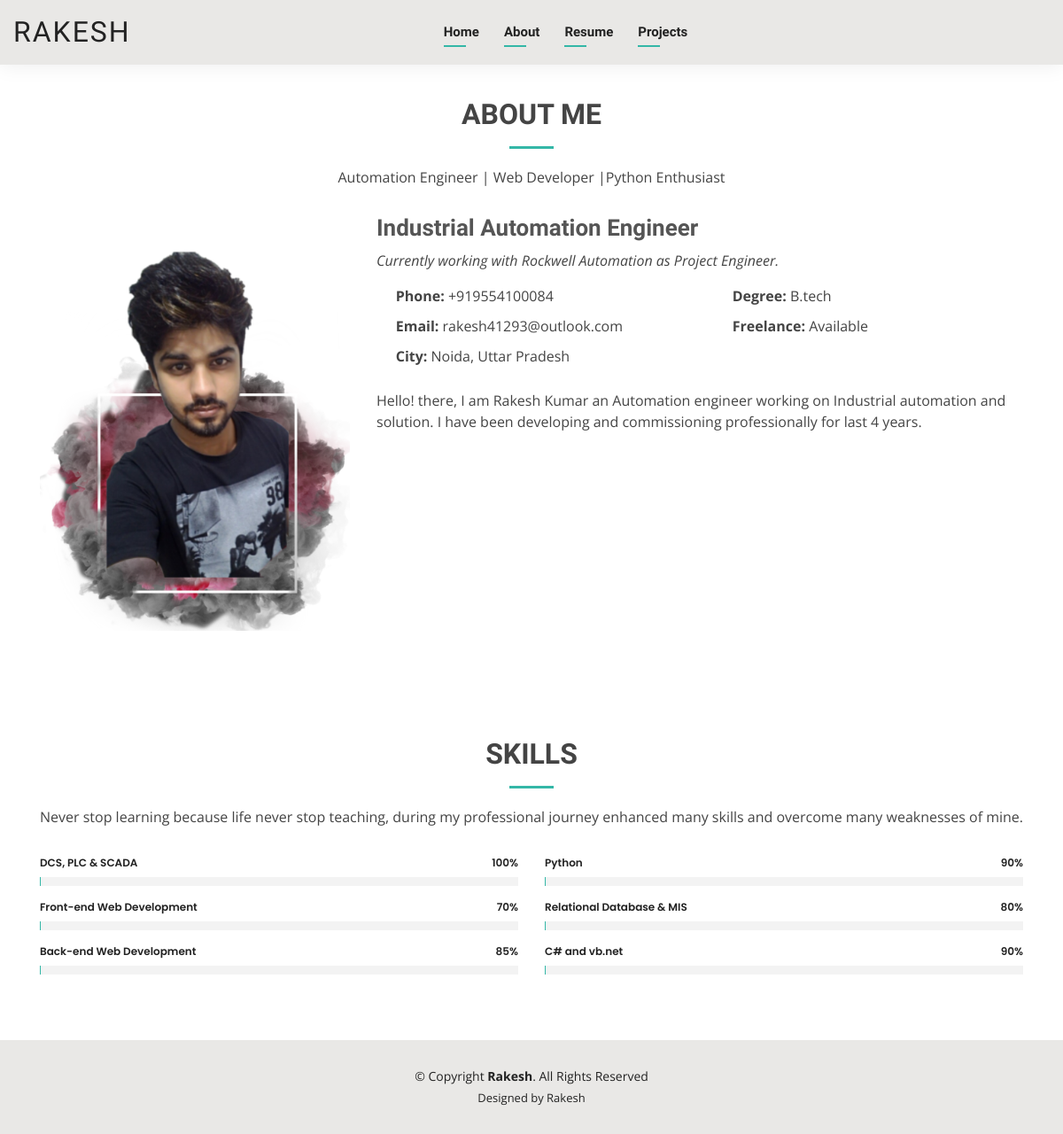
The page /about/ on the database its author committed.
### rakesh/models.py (models this page shows, shortened)
class MyResumeModel(models.Model):
    my_name = models.CharField(max_length=100, null=True, blank=True)
    about_headline = models.TextField(null=True, blank=True)
    current_profile = models.CharField(max_length=100, null=True, blank=True)
    current_profile_details = models.TextField(null=True, blank=True)
    my_age = models.CharField(max_length=100, null=True, blank=True)
    my_phone = models.CharField(max_length=100, null=True, blank=True)
    my_current_location = models.CharField(max_length=100, null=True, blank=True)
    degree = models.CharField(max_length=100, null=True, blank=True)
    email = models.CharField(max_length=100, null=True, blank=True)
    freelance = models.CharField(max_length=100, null=True, blank=True)
    about_myself = models.TextField(null=True, blank=True)
    skills_details = models.TextField(null=True, blank=True)
    skill1 = models.CharField(max_length=100, null=True, blank=True)
    skill1_percentage = models.CharField(max_length=100, null=True, blank=True)
    skill2 = models.CharField(max_length=100, null=True, blank=True)
    skill2_percentage = models.CharField(max_length=100, null=True, blank=True)
    skill3 = models.CharField(max_length=100, null=True, blank=True)
    skill3_percentage = models.CharField(max_length=100, null=True, blank=True)
    skill4 = models.CharField(max_length=100, null=True, blank=True)
    skill4_percentage = models.CharField(max_length=100, null=True, blank=True)
    skill5 = models.CharField(max_length=100, null=True, blank=True)
    skill5_percentage = models.CharField(max_length=100, null=True, blank=True)
    skill6 = models.CharField(max_length=100, null=True, blank=True)
    skill6_percentage = models.CharField(max_length=100, null=True, blank=True)
    resume_summary = models.TextField(null=True, blank=True)
    education1_name = models.CharField(max_length=100, null=True, blank=True)
    education1_year = models.CharField(max_length=100, null=True, blank=True)
    education1_univ_name = models.TextField(null=True, blank=True)
    education1_board = models.CharField(max_length=100, null=True, blank=True)
    education2_name = models.CharField(max_length=100, null=True, blank=True)
    education2_year = models.CharField(max_length=100, null=True, blank=True)
    education2_univ_name = models.TextField(null=True, blank=True)
    education2_board = models.CharField(max_length=100, null=True, blank=True)
    exp1_profile = models.CharField(max_length=100, null=True, blank=True)
    exp1_duration = models.CharField(max_length=100, null=True, blank=True)
    exp1_company = models.CharField(max_length=100, null=True, blank=True)
    exp1_role1 = models.TextField(null=True, blank=True)
    exp1_role2 = models.TextField(null=True, blank=True)
    exp1_role3 = models.TextField(null=True, blank=True)
    exp2_profile = models.CharField(max_length=100, null=True, blank=True)
    exp2_duration = models.CharField(max_length=100, null=True, blank=True)
    exp2_company = models.CharField(max_length=100, null=True, blank=True)
    exp2_role1 = models.TextField(null=True, blank=True)
    exp2_role2 = models.TextField(null=True, blank=True)
    exp2_role3 = models.TextField(null=True, blank=True)
    exp3_profile = models.CharField(max_length=100, null=True, blank=True)
    exp3_duration = models.CharField(max_length=100, null=True, blank=True)
    exp3_company = models.CharField(max_length=100, null=True, blank=True)
    exp3_role1 = models.TextField(null=True, blank=True)
    exp3_role2 = models.TextField(null=True, blank=True)
    exp3_role3 = models.TextField(null=True, blank=True)

### rakesh/views.py (the view)
# urls.py: path('about/', views.about_page, name='about'),
def about_page(request):
    web_content = MyResumeModel.objects.get(my_name='Rakesh Kumar')
    context = {'web_content': web_content}
    return render(request, 'rakesh/about.html', context)

### rakesh/templates/rakesh/about.html (shortened to what this page needs)
{% extends 'rakesh/layout.html' %}
{% load static %}
{% block body %}
<main id="main">
  <section id="about" class="about">
    <div class="container" data-aos="fade-up">
      <div class="section-title">
        <h2>About Me</h2>
        <p>{{ web_content.about_headline}}</p>
      </div>
      <div class="row">
        <div class="col-lg-4">
          <img src="{% static 'images/me111.png' %}" class="img-fluid" alt="">
        </div>
        <div class="col-lg-8 pt-4 pt-lg-0 content">
          <h3>{{ web_content.current_profile}}</h3>
          <p class="font-italic">
            {{ web_content.current_profile_details}}
          </p>
          <div class="row">
            <div class="col-lg-6">
              <ul>
                <li><i class="icofont-rounded-right"></i> <strong>Phone:</strong> {{ web_content.my_phone }}</li>
                <li><i class="icofont-rounded-right"></i> <strong>Email:</strong> {{ web_content.email}}</li>
                <li><i class="icofont-rounded-right"></i> <strong>City:</strong> {{ web_content.my_current_location}}</li>
              </ul>
            </div>
            <div class="col-lg-6">
              <ul>
                <li><i class="icofont-rounded-right"></i> <strong>Degree:</strong> {{ web_content.degree }}</li>
                <li><i class="icofont-rounded-right"></i> <strong>Freelance:</strong> {{ web_content.freelance }}</li>
              </ul>
            </div>
          </div>
          <p>
              {{ web_content.about_myself }}
          </p>
        </div>
      </div>
    </div>
  </section>
  <section id="skills" class="skills">
    <div class="container" data-aos="fade-up">
      <div class="section-title">
        <h2>Skills</h2>
        <p>{{ web_content.skills_details}}</p>
      </div>
      <div class="row skills-content">
        <div class="col-lg-6">
          <div class="progress">
            <span class="skill">{{ web_content.skill1}} <i class="val">{{ web_content.skill1_percentage}}%</i></span>
            <div class="progress-bar-wrap">
            </div>
          </div>
          <div class="progress">
            <span class="skill">{{ web_content.skill2}} <i class="val">{{ web_content.skill2_percentage}}%</i></span>
            <div class="progress-bar-wrap">
            </div>
          </div>
          <div class="progress">
            <span class="skill">{{ web_content.skill3}}<i class="val">{{ web_content.skill3_percentage}}%</i></span>
            <div class="progress-bar-wrap">
            </div>
          </div>
        </div>
        <div class="col-lg-6">
          <div class="progress">
            <span class="skill">{{ web_content.skill4}} <i class="val">{{ web_content.skill4_percentage}}%</i></span>
            <div class="progress-bar-wrap">
            </div>
          </div>
          <div class="progress">
            <span class="skill">{{ web_content.skill5}}<i class="val">{{ web_content.skill5_percentage}}%</i></span>
            <div class="progress-bar-wrap">
            </div>
          </div>
          <div class="progress">
            <span class="skill">{{ web_content.skill6}} <i class="val">{{ web_content.skill6_percentage}}%</i></span>
            <div class="progress-bar-wrap">
            </div>
          </div>
        </div>
      </div>
    </div>
  </section>
</main>
{% endblock %}

### static/css/style.css (style rules this page uses)
body { font-family: "Open Sans", sans-serif; color: #444444; }
h1, h2, h3, h4, h5, h6 { font-family: "Raleway", sans-serif; }
#main { margin-top: 50px; }
section { padding: 60px 0; }
.section-title { text-align: center; padding-bottom: 30px; }
.section-title h2 { font-size: 32px; font-weight: bold; text-transform: uppercase; margin-bottom: 20px; padding-bottom: 20px; position: relative; }
.section-title h2::after { content: ''; position: absolute; display: block; width: 50px; height: 3px; background: #34b7a7; bottom: 0; left: calc(50% - 25px); }
.section-title p { margin-bottom: 0; }
.about .content h3 { font-weight: 700; font-size: 26px; color: #555555; }
.about .content ul { list-style: none; padding: 0; }
.about .content ul li { padding-bottom: 10px; }
.about .content ul i { font-size: 20px; padding-right: 2px; color: #34b7a7; }
.about .content p:last-child { margin-bottom: 0; }
.skills .progress { height: 50px; display: block; background: none; }
.skills .progress .skill { padding: 10px 0; margin: 0 0 6px 0; text-transform: none; display: block; font-weight: 600; font-family: "Poppins", sans-serif; color: #222222; }
.skills .progress .skill .val { float: right; font-style: normal; }
.skills .progress-bar-wrap { background: #f3f3f3; }

### rows shown on the page
MyResumeModel: about_headline "Automation Engineer | Web Developer |Python Enthusiast", current_profile "Industrial Automation Engineer", current_profile_details "Currently working with Rockwell Automation as Project Engineer.", my_phone "+919554100084", email "rakesh41293@outlook.com", my_current_location "Noida, Uttar Pradesh", degree "B.tech", freelance "Available", about_myself "Hello! there, I am Rakesh Kumar an Automation engineer working on Industrial automation and solution. I have been developing and commissioning professionally for last 4 years.", skills_details "Never stop learning because life never stop teaching, during my professional journey enhanced many skills and overcome many weaknesses of mine.", skill1 "DCS, PLC & SCADA", skill1_percentage "100", skill2 "Front-end Web Development", skill2_percentage "70", skill3 "Back-end Web Development", skill3_percentage "85", skill4 "Python", skill4_percentage "90", skill5 "Relational Database & MIS", skill5_percentage "80", skill6 "C# and vb.net", skill6_percentage "90"
